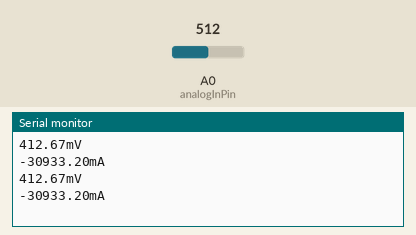
Simulated run of this sketch. Board: Arduino Uno, built with avr-gcc and run on an emulated ATmega328P. On the bench: the last lines printed to the serial monitor. Inputs (shaded band) come from the test bench; at power-on: A0 (analogInPin) = 512.

Above: at 1.2 s.
1.3 s: A0 (analogInPin) set to 716
At 2.6 s:
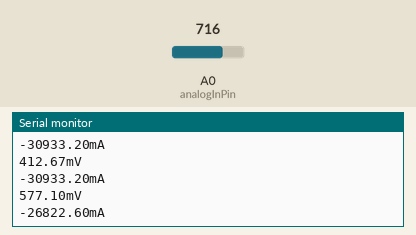
2.8 s: A0 (analogInPin) set to 900
At 4.0 s:
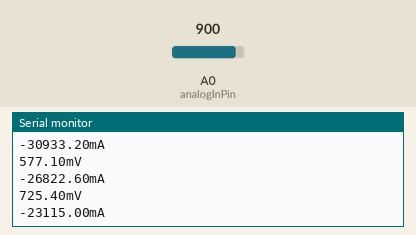
Timing chart, 0 to 5.8 s (numbered marks = the images above; inputs shaded):
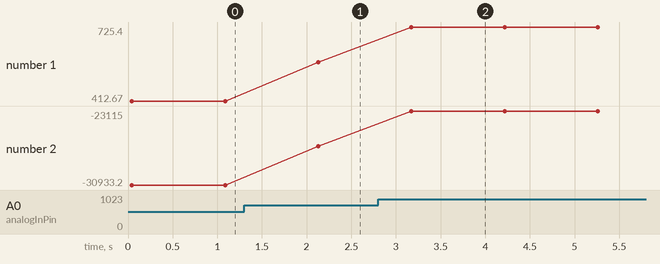

The sketch:

curr_sensor.ino
```cpp
/*  SparkFun ACS712 and ACS723 Demo
    Created by George Beckstein for SparkFun
    4/30/2017
    Updated by SFE
    6/14/2018

    Uses an Arduino to set up the ACS712 and ACS723 Current Sensors
    See the tutorial at: https://learn.sparkfun.com/tutorials/current-sensor-breakout-acs723-hookup-guide

    Parts you may need:
    - 100 Ohm, 1/2W or greater resistor OR two 220 Ohm 1/4 resistors in parallel
    - ACS712 Breakout with on-board amplifier or ACS723 Current Sensor (Low Current)

    Optional equipment:
    - Oscilloscope
    - Multimeter (or two)
    - A power supply with current limiting/constant current would be handy to calibrate the device without using resistors
*/

const int analogInPin = 0;

// Number of samples to average the reading over
// Change this to make the reading smoother... but beware of buffer overflows!
const int avgSamples = 20;

int sensorValue = 0;

float sensitivity = 1000.0 / 40.0;  // 25 mA/mV
float Vref = 1650;   // 3.3V / 2 = 1.65V = 1650 mV

void setup() {
  // initialize serial communications at 9600 bps:
  Serial.begin(115200);
}

void loop() {
  // read the analog in value:
  for (int i = 0; i < avgSamples; i++)
  {
    sensorValue += analogRead(analogInPin);

    // wait 2 milliseconds before the next loop
    // for the analog-to-digital converter to settle
    // after the last reading:
    delay(2);

  }

  sensorValue = sensorValue / avgSamples; // calculating average of the sensorvalue

  // The on-board ADC is 12-bits -> 3300 mV / 4096 steps = 0.8056 mV/step  ≈  0.806 mV/step
  // The voltage is in millivolts
  float voltage = 0.806 * sensorValue;

  // This will calculate the actual current (in mA)
  // Using the Vref and sensitivity settings you configure
  float current = (voltage - Vref) * sensitivity;

  // This is the raw sensor value, not very useful without some calculations
  //Serial.println(sensorValue);

  /*************************************************************************************
   * Step 1.)
   * Uncomment and run the following code to set up the baseline voltage
   * (the voltage with 0 current flowing through the device).
   * Make sure no current is flowing through the IP+ and IP- terminals during this part!
   *
   * The output units are in millivolts. Use the Arduino IDE's Tools->Serial Plotter
   * To see a plot of the output. Adjust the Vref potentiometer to set the reference
   * voltage. This allows the sensor to output positive and negative currents!
   *************************************************************************************/


  Serial.print(voltage);
  Serial.print("mV");


  /*************************************************************************************
   * Step 2.)
   * Keep running the same code as above to set up the sensitivity
   * (how many millivolts are output per Amp of current.
   *
   * This time, use a known load current (measure this with a multimeter)
   * to give a constant output voltage. Adjust the sensitivity by turning the
   * gain potentiometer.
   *
   * The sensitivity will be (known current)/(Vreading - Vref).
   *************************************************************************************/

    /*************************************************************************************
   * Step 3.)
   * Comment out the code used for the last two parts and uncomment the following code.
   * When you have performed the calibration steps above, make sure to change the
   * global variables "sensitivity" and "Vref" to what you have set up.
   *
   * This next line of code will print out the calculated current from these parameters.
   * The output is in mA
   *************************************************************************************/

  Serial.print("\n");
  Serial.print(current);
  Serial.print("mA");


  // -- DO NOT UNCOMMENT BELOW THIS LINE --
  Serial.print("\n");

  // Reset the sensor value for the next reading
  sensorValue = 0;

  delay(1000);
}
```

Measured:
- after the input at 1.3 s, the serial monitor: prints a new line after 0.83 s (image 1)
- after the input at 2.8 s, the serial monitor: prints a new line after 0.37 s (image 2)
- plotted number 1: 412.67 → 577.1 after the input at 1.3 s, 577.1 → 725.4 after the input at 2.8 s
- plotted number 2: -30933.2 → -26822.6 after the input at 1.3 s, -26822.6 → -23115 after the input at 2.8 s
